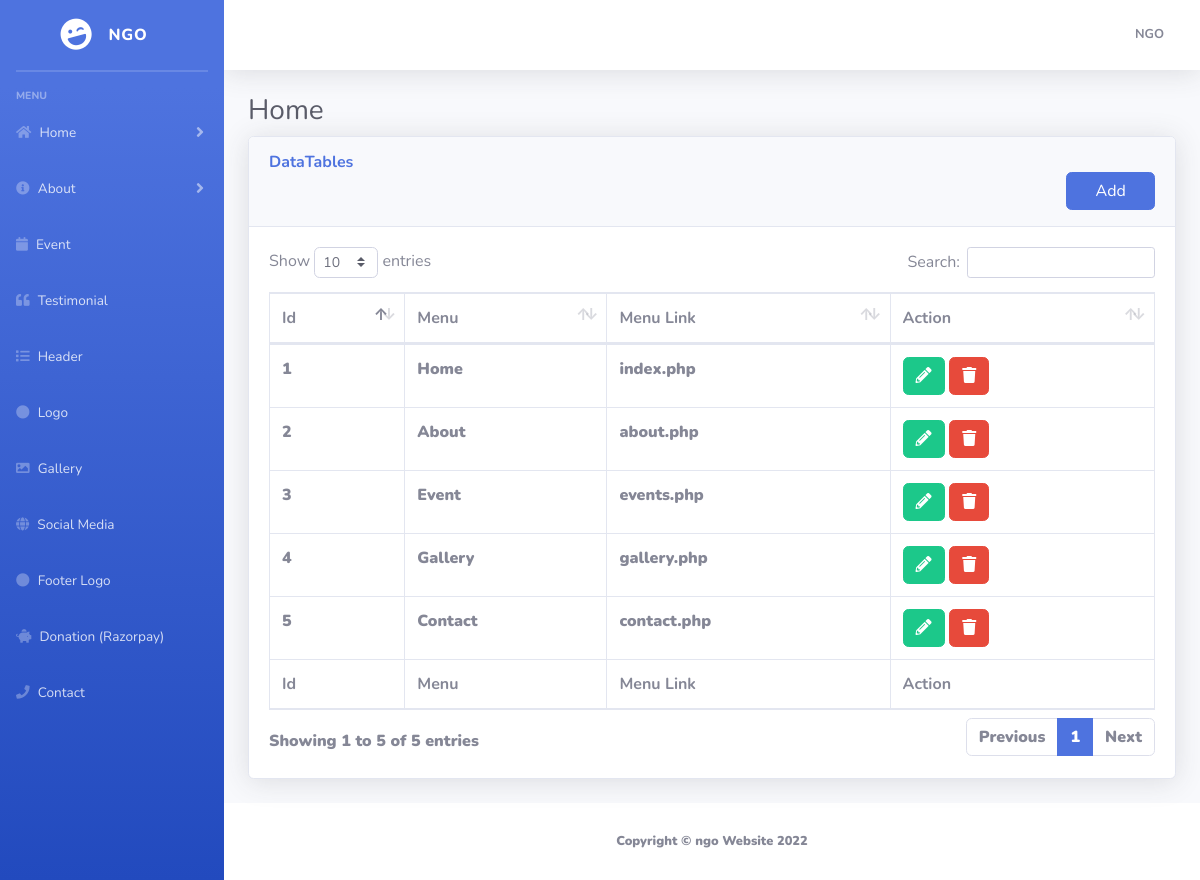
Page /admin/menu.php (signed in) on the committed database.
### tables this page shows
CREATE TABLE `menu` (
  `id` int(11) NOT NULL,
  `menu` varchar(1000) NOT NULL,
  `link` varchar(1000) NOT NULL
);

### admin/db.php (called while the page is built, shortened)
?><?php
class DBController {
private $host = "localhost";
	private $user = "admin_oxpin";
	private $password = "parthiv99";
	private $database = "admin_oxpin";
	private $conn;
	function __construct() {
		$this->conn = $this->connectDB();
	}
	function connectDB() {
		$conn = mysqli_connect($this->host,$this->user,$this->password,$this->database);
mysqli_set_charset($conn,"utf8");
		return $conn;
	}
	function runQuery($query) {
		$result = mysqli_query($this->conn,$query);
		while($row=mysqli_fetch_assoc($result)) {
			$resultset[] = $row;
		}
		if(!empty($resultset))
			return $resultset;
	}
}
$db_handle = new DBController();
?>

### admin/menu.php (the view, shortened to what this page needs)
<?php
include('header.php');
?>
                <div class="container-fluid">
                    <h1 class="h3 mb-2 text-gray-800">Home</h1>
                    <div class="card shadow mb-4">
                        <div class="card-header py-3">
                            <h6 class="m-0 font-weight-bold text-primary">DataTables</h6>
                            <a href="menuadd.php"><button type="button" class="btn btn-primary" style="float: right; width: 10%;">
                                Add
                              </button></a>
                        </div>
                        <div class="card-body">
                            <div class="table-responsive">
                                <table class="table table-bordered" id="dataTable" width="100%" cellspacing="0">
                                    <thead>
                                        <tr>
                                            <th>Id</th>
                                            <th>Menu</th>
                                            <th>Menu Link</th>
                                            <th>Action</th>
                                        </tr>
                                    </thead>
                                    <tfoot>
                                        <tr>
                                            <th>Id</th>
                                            <th>Menu</th>
                                            <th>Menu Link</th>
                                            <th>Action</th>
                                        </tr>
                                    </tfoot>
                                    <tbody>
                                    <?php
$result = $db_handle->runQuery("select * from menu ");
foreach($result as $row) { ?>
                    <td ><?php echo $row['id'];?></td>
                    <td ><?php echo $row['menu'];?></td>
                    <td ><?php echo $row['link'];?></td>
                    <td>
                      <a href="menuedit.php?id=<?php echo $row['id']; ?>"> <button class="btn btn-success btn-xs"><i class="fas fa-pencil-alt"></i></button></a>
                      <a href="?delete=<?php echo $row['id'];?>">
                       <button class="btn btn-danger btn-xs"><i class="fa fa-trash"></i></button></a>
                    </td>
<?php } ?>
                                        </tbody>
                                </table>
                            </div>
                        </div>
                    </div>
                </div>
            </div>
            <footer class="sticky-footer bg-white">
                <div class="container my-auto">
                    <div class="copyright text-center my-auto">
                        <span>Copyright &copy; ngo Website 2022</span>
                    </div>
                </div>
            </footer>
        </div>
    </div>
</body>
</html>

### rows in the picture
menu: id "1", menu "Home", link "index.php"
menu: id "2", menu "About", link "about.php"
menu: id "3", menu "Event", link "events.php"
menu: id "4", menu "Gallery", link "gallery.php"
menu: id "5", menu "Contact", link "contact.php"
